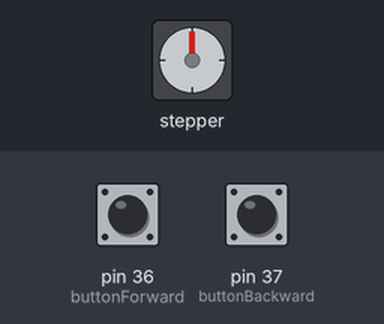
The sketch below on a simulated Arduino Mega 2560, built with avr-gcc and run on an emulated ATmega2560. Parts: stepper motor. Inputs (shaded band) come from the test bench; at power-on: pin 36 (buttonForward) HIGH, pin 37 (buttonBackward) HIGH. Stepper angles assume 200 steps per turn; what the sketch prints to the serial monitor is not drawn.

Above: at 1.2 s.
1.3 s: pin 36 (buttonForward) pulled LOW for 1 s
At 2.9 s:
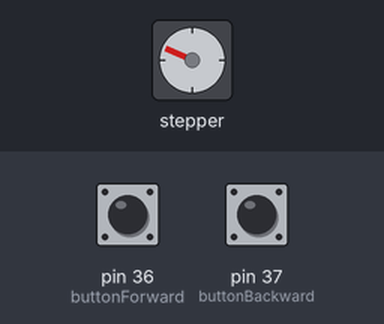
3.8 s: pin 37 (buttonBackward) pulled LOW for 3.2 s
At 7.9 s:
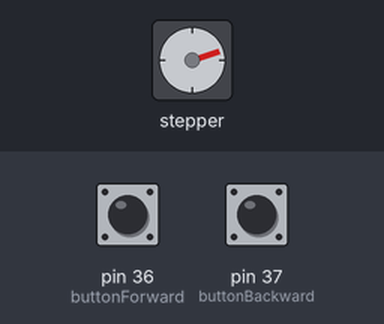
8.5 s: pin 37 (buttonBackward) pulled LOW for 1 s
At 10.7 s:
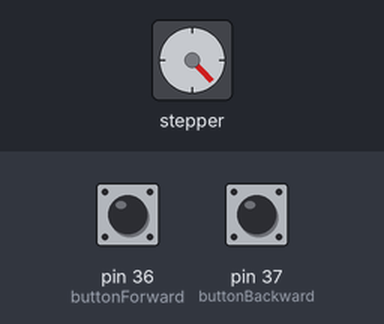
11.0 s: pin 36 (buttonForward) pulled LOW for 0.15 s
At 11.6 s:
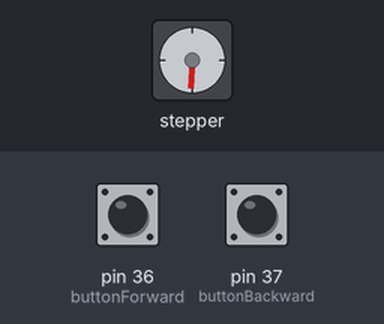
12.6 s: pin 36 (buttonForward) pulled LOW for 0.15 s
At 13.9 s:
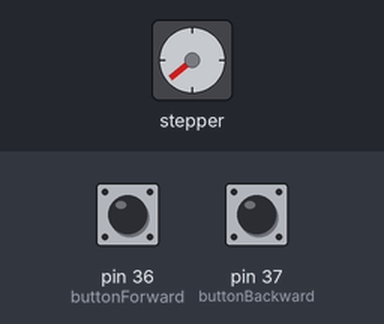
14.2 s: pin 36 (buttonForward) pulled LOW for 3.2 s
At 18.1 s:
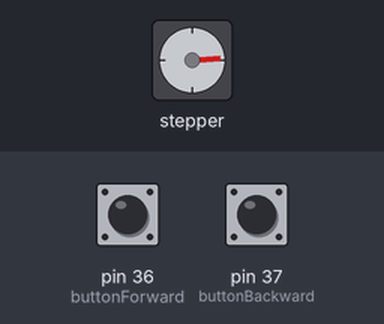
Timing chart, 0 to 19.6 s (numbered marks = the images above; inputs shaded):
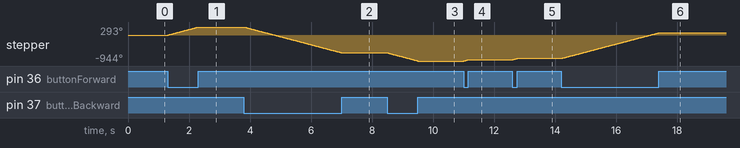

Measured:
- after the input at 1.3 s, stepper: turns 293° clockwise in 1.0 s, starting at once
- after the input at 3.8 s, stepper: turns 941° counter-clockwise in 3.2 s, starting at once
- after the input at 8.5 s, stepper: turns 296° counter-clockwise in 1.0 s, starting at once
- after the input at 11.0 s, stepper: turns 47° clockwise in 0.15 s, starting at once
- after the input at 12.6 s, stepper: turns 47° clockwise in 0.15 s, starting at once
- after the input at 14.2 s, stepper: turns 936° clockwise in 3.2 s, starting at once

The sketch:

SCARA_STEPPER_SIMPLE_1.ino
```cpp
#include <AccelStepper.h>

// Motor pins
#define dirPin 6   // Direction pin for the stepper motor
#define stepPin 7  // Step pin for the stepper motor

// Button pins
#define buttonForward 36   // Button to move the motor forward
#define buttonBackward 37  // Button to move the motor backward

// Motor interface type (Driver with Step and Direction)
#define motorInterfaceType 1

// Create stepper object
AccelStepper stepper(motorInterfaceType, stepPin, dirPin);
int maxSpeed = 25600;
int maxAccel = 25600;

void setup() {
  // Initialize the stepper motor
  stepper.setMaxSpeed(maxSpeed);       // Maximum speed (steps per second)
  stepper.setAcceleration(maxAccel);  // Acceleration (steps per second^2)

  // Initialize button pins
  pinMode(buttonForward, INPUT_PULLUP); // Button for forward movement
  pinMode(buttonBackward, INPUT_PULLUP); // Button for backward movement

  Serial.begin(9600);
  Serial.println("Stepper Motor Control Initialized");
}

void loop() {
  // Check the forward button
  if (digitalRead(buttonForward) == LOW) { // Button pressed
    stepper.move(1); // Move 1 step forward
  }

  // Check the backward button
  else if (digitalRead(buttonBackward) == LOW) { // Button pressed
    stepper.move(-1); // Move 1 step backward
  }

  // Run the motor to execute the move command
  stepper.run();
}
```
